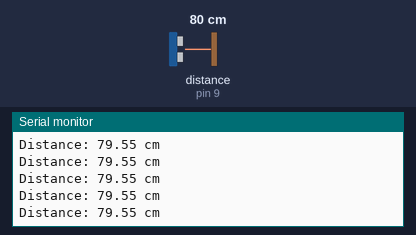
A sketch run on a simulated Arduino Uno, built with avr-gcc and run on an emulated ATmega328P. On the bench: the last lines printed to the serial monitor. Wiring (inferred from the names in the program): ultrasonic range finder: trigger pin 8; echo pin 9. The inputs (shaded band) are chosen by the test bench; at power-on: distance to the obstacle (sensor on pin 9) 80 cm. The echo pulse lasts 58.3 µs per cm.

Above: at 1.2 s.
1.3 s: distance to the obstacle (sensor on pin 9) set to 120 cm
At 1.9 s:
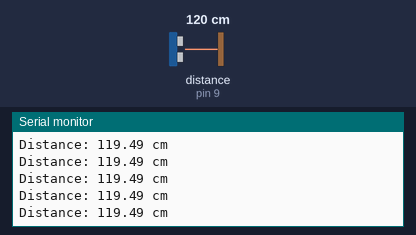
4.3 s: distance to the obstacle (sensor on pin 9) set to 2 cm
At 5.0 s:
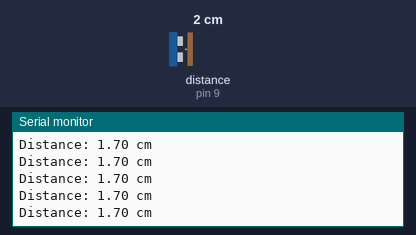
7.3 s: distance to the obstacle (sensor on pin 9) set to 18 cm
At 8.0 s:
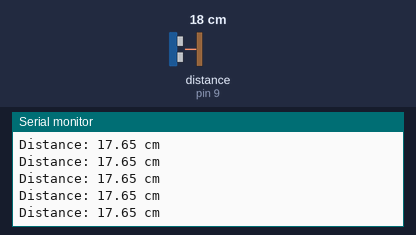
10.3 s: distance to the obstacle (sensor on pin 9) set to 4 cm
At 11.2 s:
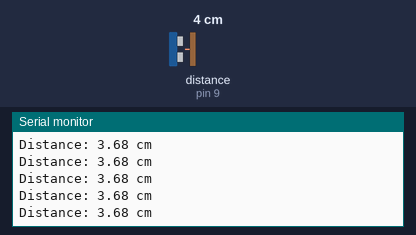
13.3 s: distance to the obstacle (sensor on pin 9) set to 250 cm
At 14.1 s:
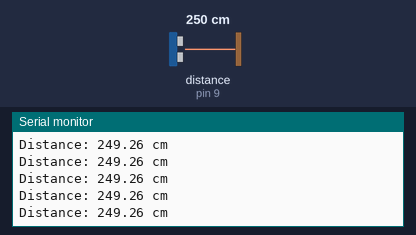
16.3 s: distance to the obstacle (sensor on pin 9) set to 35 cm
At 17.2 s:
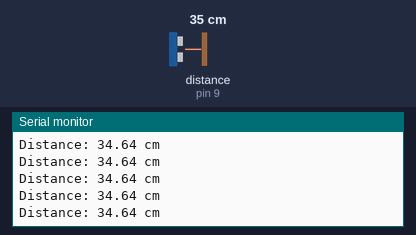
Timing chart, 0 to 19.3 s (numbered marks = the images above; inputs shaded):
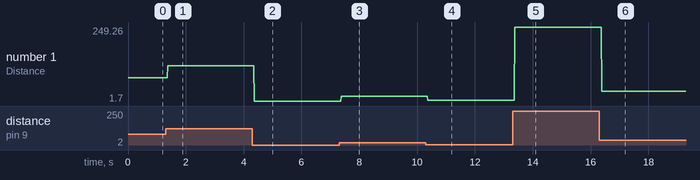

The sketch:

DistanceTest.ino
```cpp
// Set the pin for Echo and Trigger:
const int triggerPin = 8;
const int echoPin = 9;

volatile float duration, distanceCm;

void setup() {
  // serial setup so that we can watch in the serial monitor
  Serial.begin(9600);

  // ultrasonic sensor setup
  pinMode(triggerPin, OUTPUT);
  pinMode(echoPin, INPUT);

}

void loop() {
  // call the checkDistance function
  checkDistance();
}

void checkDistance() {
  digitalWrite(triggerPin, LOW);  // to generate a clean pulse we put LOW 4 microsec
  delayMicroseconds(4);
  digitalWrite(triggerPin, HIGH);  // generate Trigger (shot) of 10 microsec
  delayMicroseconds(10);
  digitalWrite(triggerPin, LOW);
  duration = pulseIn(echoPin, HIGH);  // we measure the time between pulses, in microseconds
  distanceCm = duration * 10 / 292 / 2;  // we convert to distance, in cm
  Serial.print("Distance: ");
  Serial.print(distanceCm);
  Serial.println(" cm");
}
```

Measured:
- after the input at 1.3 s, the serial monitor: prints a new line after 0.08 s (image 1)
- after the input at 4.3 s, the serial monitor: prints a new line after 0.07 s (image 2)
- after the input at 7.3 s, the serial monitor: prints a new line after 0.07 s (image 3)
- after the input at 10.3 s, the serial monitor: prints a new line after 0.07 s (image 4)
- after the input at 13.3 s, the serial monitor: prints a new line after 0.07 s (image 5)
- after the input at 16.3 s, the serial monitor: prints a new line after 0.09 s (image 6)
- plotted number 1: 79.55 → 119.49 after the input at 1.3 s, 119.49 → 1.7 after the input at 4.3 s, 1.7 → 17.65 after the input at 7.3 s, 17.65 → 3.68 after the input at 10.3 s, 3.68 → 249.26 after the input at 13.3 s
